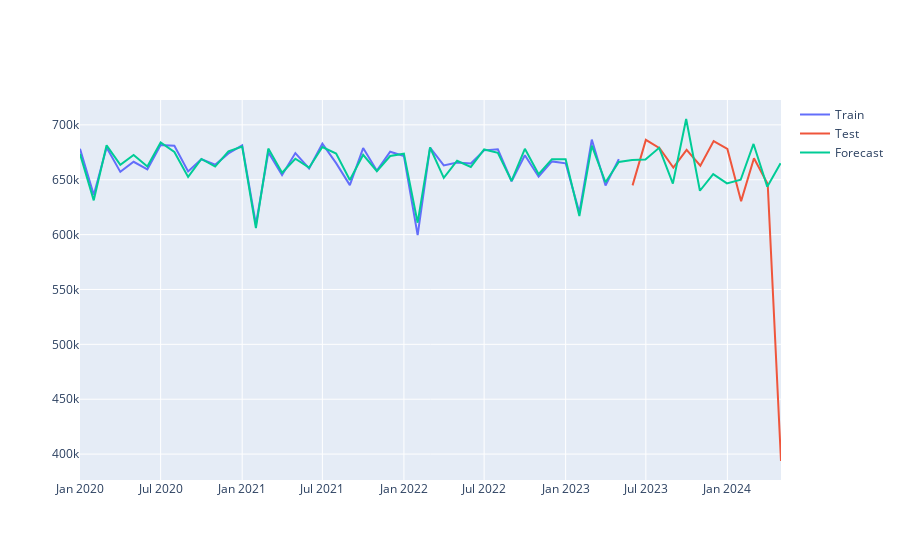

This figure's notebook cell:
### Code cell
# Plot the forecast results
fig = go.Figure()
fig.add_trace(go.Scatter(x=train['ds'], y=train['y'], mode='lines', name='Train'))
fig.add_trace(go.Scatter(x=test['ds'], y=test['y'], mode='lines', name='Test'))
fig.add_trace(go.Scatter(x=forecast['ds'], y=forecast['yhat'], mode='lines', name='Forecast'))
